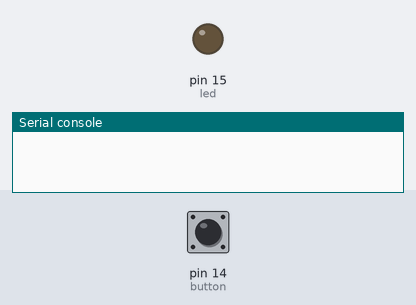
Bench run of a program on a simulated MicroPython board. Parts: output pins drawn as LEDs (lit = HIGH), the last lines printed to the serial console. Inputs (shaded band) come from the test bench; at power-on: pin 14 (button) HIGH.

Above: at 1.2 s.
1.3 s: pin 14 (button) pulled LOW for 3.2 s
At 5.6 s:
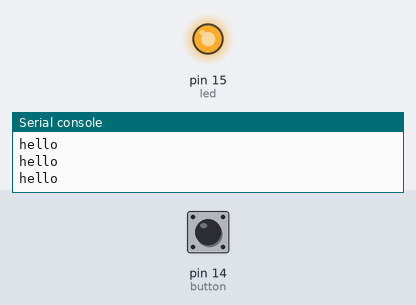
6.0 s: pin 14 (button) pulled LOW for 0.15 s
At 7.0 s:
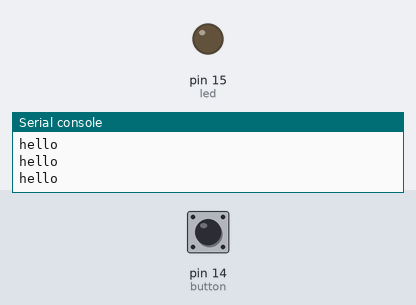
Timing chart, 0 to 9.0 s (numbered marks = the images above; inputs shaded):
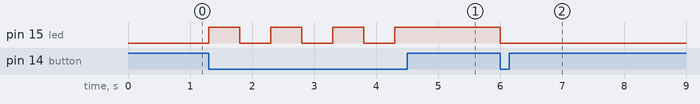

Measured:
- after the input at 1.3 s, pin 15 (led): alternates HIGH for 0.50 s and LOW for 0.50 s, 7 changes in all, then stays HIGH, starting at once
- after the input at 6.0 s, pin 15 (led): HIGH → LOW at once

The program:

main.py
```python
from machine import Pin
import time

button = Pin(14, Pin.IN, Pin.PULL_UP)
led = Pin(15, Pin.OUT)

while True:
    if button.value() == 0:
        led.toggle()
        print("hello")
        time.sleep(0.5)
```
